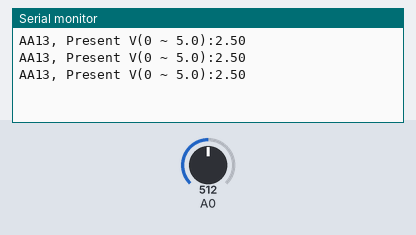
This sketch was run on a simulated Arduino Uno, built with avr-gcc and run on an emulated ATmega328P. Shown: the last lines printed to the serial monitor. The test bench sets the inputs (shaded band); at power-on: A0 = 512.

Above: at 1.3 s.
1.4 s: A0 set to 716
At 1.9 s:
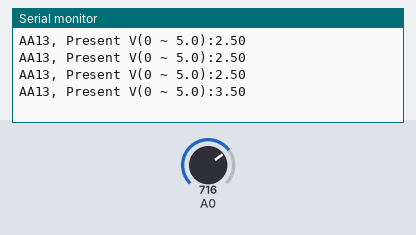
2.9 s: A0 set to 900
At 3.4 s:
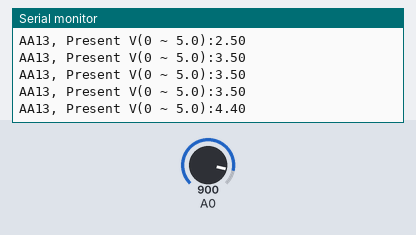
Timing chart, 0 to 5.9 s (numbered marks = the images above; inputs shaded):
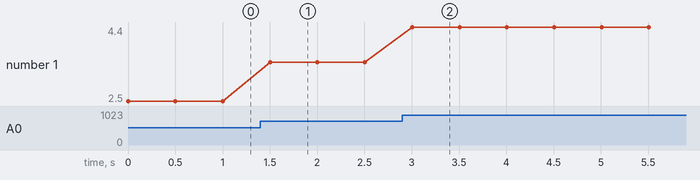

The sketch:

analog_read_start.ino
```cpp
/*
  AnalogReadSerial

  Reads an analog input on pin 0, prints the result to the Serial Monitor.
  Attach the center pin of a potentiometer to pin A0,
  and the outside pins to +5V and ground.
*/

void setup() {
  // initialize serial communication at 9600 bits per second:
  Serial.begin(9600);
}

void loop() {
  // read the input on analog pin 0:
  int sensorValue = analogRead(A0);
  // print out the value you read:
  Serial.print("AA13, Present V(0 ~ 5.0):");
  float voltage = sensorValue*(5.0/1023.0);
  Serial.println(voltage);
  delay(500);        // 2 Hz sampling
}
```

Measured:
- after the input at 1.4 s, the serial monitor: prints a new line after 0.10 s (image 1)
- after the input at 2.9 s, the serial monitor: prints a new line after 0.10 s (image 2)
- plotted number 1: 2.5 → 3.5 after the input at 1.4 s, 3.5 → 4.4 after the input at 2.9 s
